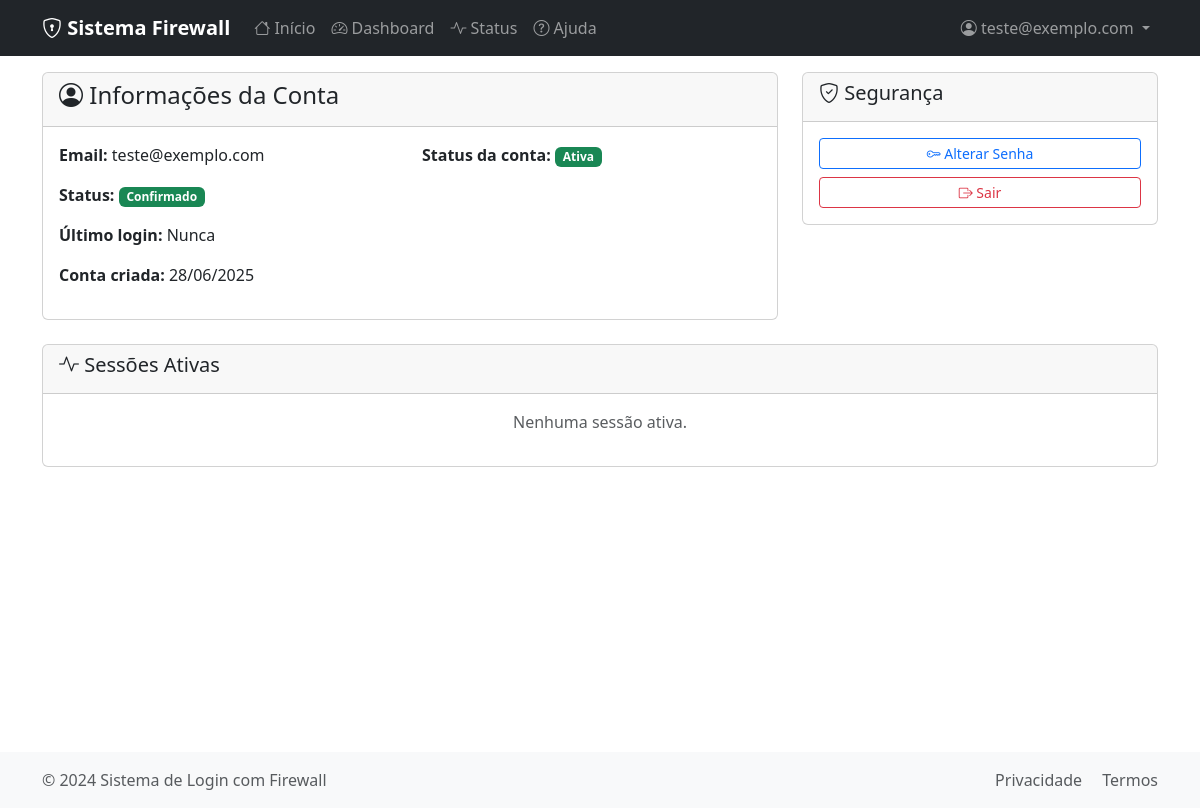
Page /auth/account (signed in) on the committed database.
### app/models.py (models this page shows, shortened)
class User(db.Model):
    __tablename__ = 'users'
    id = db.Column(db.Integer, primary_key=True)
    email = db.Column(db.String(120), unique=True, nullable=False, index=True)
    password_hash = db.Column(db.String(255), nullable=False)
    full_name = db.Column(db.String(100), nullable=True)
    role = db.Column(db.String(20), default='user', nullable=False)  # 'admin' ou 'user'
    confirmed = db.Column(db.Boolean, default=False, nullable=False)
    confirmation_token = db.Column(db.String(255), unique=True)
    confirmation_sent_at = db.Column(db.DateTime)
    created_at = db.Column(db.DateTime, default=datetime.utcnow)
    last_login = db.Column(db.DateTime)
    is_active = db.Column(db.Boolean, default=True, nullable=False)
    failed_login_attempts = db.Column(db.Integer, default=0)
    locked_until = db.Column(db.DateTime)
    status = db.Column(db.String(20), default='pending', nullable=False)  # pending, approved, rejected, inactive, blocked
    sessions = db.relationship('UserSession', backref='user', lazy='dynamic', cascade='all, delete-orphan')
    def is_locked(self):
        if not self.locked_until:
            return False
        return datetime.utcnow() < self.locked_until

### app/routes/auth.py (the view)
@bp.route('/account')
def account():
    if 'user_id' not in session:
        flash('Você precisa fazer login para acessar esta página.', 'warning')
        return redirect(url_for('auth.login'))
    user = User.query.get(session['user_id'])
    if not user:
        session.clear()
        flash('Sessão inválida. Faça login novamente.', 'error')
        return redirect(url_for('auth.login'))
    user_sessions = UserSession.query.filter_by(
        user_id=user.id
    ).order_by(UserSession.created_at.desc()).limit(20).all()
    return render_template('auth/account.html', user=user, user_sessions=user_sessions)

### app/models.py (called while the page is built)
    @classmethod
    def log(cls, level, message, module, user_id=None, ip_address=None):
        log_entry = cls(
            level=level,
            message=message,
            module=module,
            user_id=user_id,
            ip_address=ip_address
        )
        db.session.add(log_entry)
        db.session.commit()
        return log_entry

### app/routes/main.py (called while the page is built, shortened)
@bp.before_app_request
def before_request():
    if request.endpoint and not request.endpoint.startswith('static'):
        SystemLog.log(
            level='DEBUG',
            message=f'Requisição: {request.method} {request.path}',
            module='request',
            user_id=session.get('user_id'),
            ip_address=request.remote_addr
        )

### templates/auth/account.html (shortened to what this page needs)
{% extends "base.html" %}
{% block content %}
<div class="row">
    <div class="col-md-8">
        <div class="card">
            <div class="card-header">
                <h4><i class="bi bi-person-circle"></i> Informações da Conta</h4>
            </div>
            <div class="card-body">
                <div class="row">
                    <div class="col-md-6">
                        <p><strong>Email:</strong> {{ user.email }}</p>
                        <p><strong>Status:</strong>
                            {% if user.confirmed %}
                                <span class="badge bg-success">Confirmado</span>
                            {% else %}
                                <span class="badge bg-warning">Pendente</span>
                            {% endif %}
                        </p>
                        <p><strong>Último login:</strong>
                            {% if user.last_login %}
                                {{ user.last_login.strftime('%d/%m/%Y %H:%M') }}
                            {% else %}
                                Nunca
                            {% endif %}
                        </p>
                        <p><strong>Conta criada:</strong> {{ user.created_at.strftime('%d/%m/%Y') }}</p>
                    </div>
                    <div class="col-md-6">
                        <p><strong>Status da conta:</strong>
                            {% if user.is_active %}
                                <span class="badge bg-success">Ativa</span>
                            {% else %}
                                <span class="badge bg-danger">Inativa</span>
                            {% endif %}
                        </p>
                    </div>
                </div>
            </div>
        </div>
    </div>
    <div class="col-md-4">
        <div class="card">
            <div class="card-header">
                <h5><i class="bi bi-shield-check"></i> Segurança</h5>
            </div>
            <div class="card-body">
                <a href="#" class="btn btn-outline-primary btn-sm w-100 mb-2">
                    <i class="bi bi-key"></i> Alterar Senha
                </a>
                <a href="{{ url_for('auth.logout') }}" class="btn btn-outline-danger btn-sm w-100">
                    <i class="bi bi-box-arrow-right"></i> Sair
                </a>
            </div>
        </div>
    </div>
</div>
<div class="row mt-4">
    <div class="col-12">
        <div class="card">
            <div class="card-header">
                <h5><i class="bi bi-activity"></i> Sessões Ativas</h5>
            </div>
            <div class="card-body">
                {% if user.sessions.filter_by(is_active=True).count() > 0 %}
                    <div class="table-responsive">
                        <table class="table table-striped">
                            <thead>
                                <tr>
                                    <th>IP</th>
                                    <th>Dispositivo</th>
                                    <th>Iniciada em</th>
                                    <th>Expira em</th>
                                    <th>Ações</th>
                                </tr>
                            </thead>
                            <tbody>
                                {% for session in user.sessions.filter_by(is_active=True).all() %}
                                <tr>
                                    <td>{{ session.ip_address }}</td>
                                    <td>{{ session.user_agent[:50] }}...</td>
                                    <td>{{ session.created_at.strftime('%d/%m/%Y %H:%M') }}</td>
                                    <td>{{ session.expires_at.strftime('%d/%m/%Y %H:%M') }}</td>
                                    <td>
                                        <a href="{{ url_for('auth.end_session', session_id=session.id) }}"
                                           class="btn btn-sm btn-outline-danger"
                                           onclick="return confirm('Encerrar esta sessão?')">
                                            <i class="bi bi-x-circle"></i>
                                        </a>
                                    </td>
                                </tr>
                                {% endfor %}
                            </tbody>
                        </table>
                    </div>
                {% else %}
                    <p class="text-muted text-center">Nenhuma sessão ativa.</p>
                {% endif %}
            </div>
        </div>
    </div>
</div>
{% endblock %}

### templates/base.html (shortened to what this page needs)
<!DOCTYPE html>
<html lang="pt-BR">
<head>
    <link href="https://cdn.jsdelivr.net/npm/bootstrap@5.3.0/dist/css/bootstrap.min.css" rel="stylesheet">
    <link href="https://cdn.jsdelivr.net/npm/bootstrap-icons@1.10.0/font/bootstrap-icons.css" rel="stylesheet">
</head>
<body class="d-flex flex-column min-vh-100">
    <nav class="navbar navbar-expand-lg navbar-dark bg-dark">
        <div class="container">
            <a class="navbar-brand" href="{{ url_for('main.index') }}">
                <i class="bi bi-shield-lock"></i> Sistema Firewall
            </a>
            <div class="collapse navbar-collapse" id="navbarNav">
                <ul class="navbar-nav me-auto">
                    <li class="nav-item">
                        <a class="nav-link" href="{{ url_for('main.index') }}">
                            <i class="bi bi-house"></i> Início
                        </a>
                    </li>
                    {% if session.user_id %}
                    <li class="nav-item">
                        <a class="nav-link" href="{{ url_for('main.dashboard') }}">
                            <i class="bi bi-speedometer2"></i> Dashboard
                        </a>
                    </li>
                    {% endif %}
                    <li class="nav-item">
                        <a class="nav-link" href="{{ url_for('main.status') }}">
                            <i class="bi bi-activity"></i> Status
                        </a>
                    </li>
                    <li class="nav-item">
                        <a class="nav-link" href="{{ url_for('main.help') }}">
                            <i class="bi bi-question-circle"></i> Ajuda
                        </a>
                    </li>
                </ul>
                <ul class="navbar-nav">
                    {% if session.user_id %}
                    <li class="nav-item dropdown">
                        <a class="nav-link dropdown-toggle" href="#" role="button" data-bs-toggle="dropdown">
                            <i class="bi bi-person-circle"></i> {{ session.user_email }}
                        </a>
                    </li>
                    {% endif %}
                </ul>
            </div>
        </div>
    </nav>
    <main class="container main-container">
        {% block content %}{% endblock %}
    </main>
    <footer class="footer mt-auto py-3">
        <div class="container">
            <div class="row">
                <div class="col-md-6">
                    <span class="text-muted">&copy; 2024 Sistema de Login com Firewall</span>
                </div>
                <div class="col-md-6 text-end">
                    <a href="{{ url_for('main.privacy') }}" class="text-muted text-decoration-none me-3">Privacidade</a>
                    <a href="{{ url_for('main.terms') }}" class="text-muted text-decoration-none">Termos</a>
                </div>
            </div>
        </div>
    </footer>
</body>
</html>

### templates/base.html (style rules this page uses)
.navbar-brand { font-weight: bold; }
.footer { background-color: #f8f9fa; margin-top: auto; }
.main-container { min-height: calc(100vh - 120px); }

### rows in the picture
User: user_email "teste@exemplo.com", email "teste@exemplo.com", created_at "28/06/2025"
